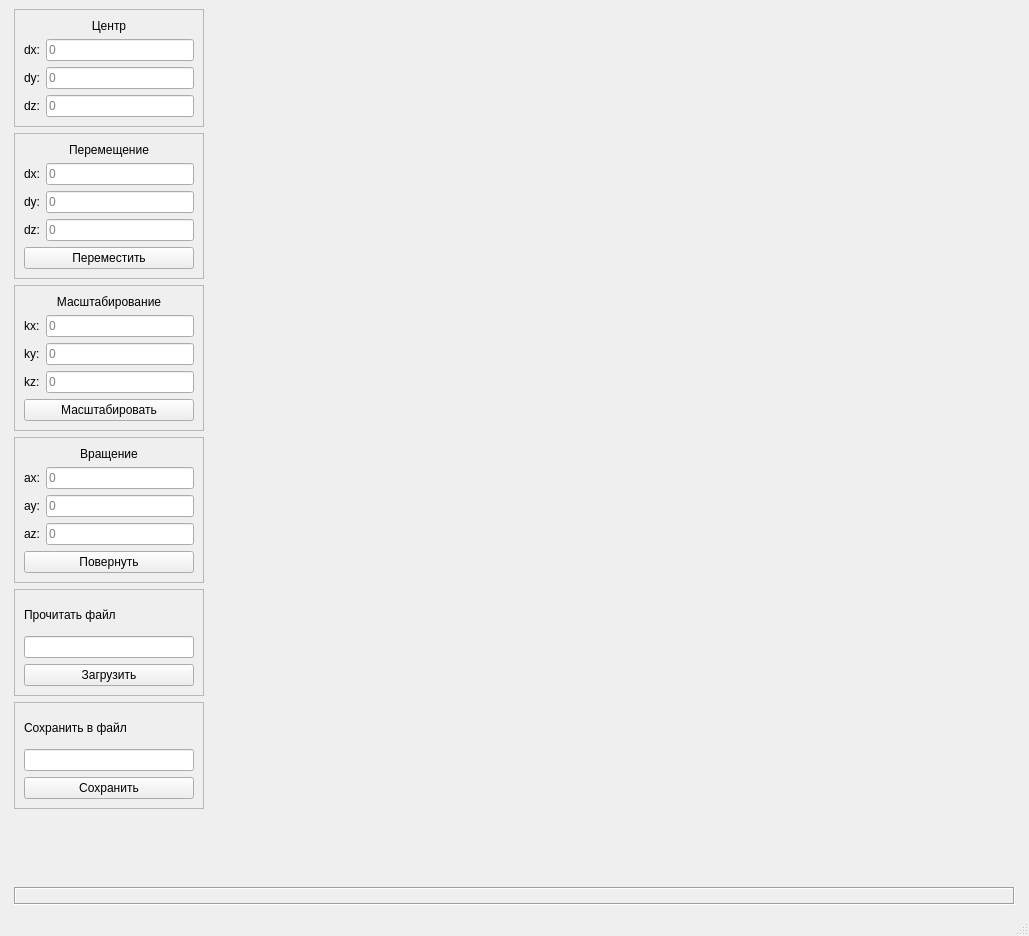
<?xml version="1.0" encoding="UTF-8"?>
<ui version="4.0">
 <class>MainWindow</class>
 <widget class="QMainWindow" name="MainWindow">
  <property name="geometry">
   <rect>
    <x>0</x>
    <y>0</y>
    <width>1029</width>
    <height>936</height>
   </rect>
  </property>
  <property name="sizePolicy">
   <sizepolicy hsizetype="Fixed" vsizetype="Preferred">
    <horstretch>0</horstretch>
    <verstretch>0</verstretch>
   </sizepolicy>
  </property>
  <property name="windowTitle">
   <string>MainWindow</string>
  </property>
  <widget class="QWidget" name="centralwidget">
   <layout class="QGridLayout" name="gridLayout_5">
    <item row="3" column="0">
     <widget class="QFrame" name="frame_4">
      <property name="sizePolicy">
       <sizepolicy hsizetype="Fixed" vsizetype="Preferred">
        <horstretch>0</horstretch>
        <verstretch>0</verstretch>
       </sizepolicy>
      </property>
      <property name="minimumSize">
       <size>
        <width>190</width>
        <height>0</height>
       </size>
      </property>
      <property name="frameShape">
       <enum>QFrame::StyledPanel</enum>
      </property>
      <property name="frameShadow">
       <enum>QFrame::Raised</enum>
      </property>
      <layout class="QGridLayout" name="gridLayout_4">
       <item row="3" column="0">
        <widget class="QLabel" name="rotate_y_label">
         <property name="maximumSize">
          <size>
           <width>20</width>
           <height>16777215</height>
          </size>
         </property>
         <property name="text">
          <string>ay:</string>
         </property>
        </widget>
       </item>
       <item row="2" column="1">
        <widget class="QLineEdit" name="rotate_x_lineEdit">
         <property name="maximumSize">
          <size>
           <width>150</width>
           <height>16777215</height>
          </size>
         </property>
         <property name="frame">
          <bool>true</bool>
         </property>
         <property name="placeholderText">
          <string>0</string>
         </property>
         <property name="cursorMoveStyle">
          <enum>Qt::LogicalMoveStyle</enum>
         </property>
         <property name="clearButtonEnabled">
          <bool>false</bool>
         </property>
        </widget>
       </item>
       <item row="4" column="0">
        <widget class="QLabel" name="rotate_z_label">
         <property name="maximumSize">
          <size>
           <width>20</width>
           <height>16777215</height>
          </size>
         </property>
         <property name="text">
          <string>az:</string>
         </property>
        </widget>
       </item>
       <item row="4" column="1">
        <widget class="QLineEdit" name="rotate_z_lineEdit">
         <property name="maximumSize">
          <size>
           <width>150</width>
           <height>16777215</height>
          </size>
         </property>
         <property name="placeholderText">
          <string>0</string>
         </property>
         <property name="cursorMoveStyle">
          <enum>Qt::LogicalMoveStyle</enum>
         </property>
         <property name="clearButtonEnabled">
          <bool>false</bool>
         </property>
        </widget>
       </item>
       <item row="2" column="0">
        <widget class="QLabel" name="rotate_x_label">
         <property name="maximumSize">
          <size>
           <width>20</width>
           <height>16777215</height>
          </size>
         </property>
         <property name="text">
          <string>ax:</string>
         </property>
        </widget>
       </item>
       <item row="3" column="1">
        <widget class="QLineEdit" name="rotate_y_lineEdit">
         <property name="maximumSize">
          <size>
           <width>150</width>
           <height>16777215</height>
          </size>
         </property>
         <property name="placeholderText">
          <string>0</string>
         </property>
         <property name="cursorMoveStyle">
          <enum>Qt::LogicalMoveStyle</enum>
         </property>
         <property name="clearButtonEnabled">
          <bool>false</bool>
         </property>
        </widget>
       </item>
       <item row="5" column="0" colspan="2">
        <widget class="QPushButton" name="rotate_pushButton">
         <property name="text">
          <string>Повернуть</string>
         </property>
         <property name="shortcut">
          <string>R</string>
         </property>
        </widget>
       </item>
       <item row="1" column="0" colspan="2">
        <widget class="QLabel" name="rotate_label">
         <property name="maximumSize">
          <size>
           <width>16777215</width>
           <height>16777215</height>
          </size>
         </property>
         <property name="text">
          <string>Вращение</string>
         </property>
         <property name="alignment">
          <set>Qt::AlignCenter</set>
         </property>
        </widget>
       </item>
      </layout>
     </widget>
    </item>
    <item row="4" column="0">
     <widget class="QFrame" name="frame_5">
      <property name="maximumSize">
       <size>
        <width>190</width>
        <height>16777215</height>
       </size>
      </property>
      <property name="frameShape">
       <enum>QFrame::StyledPanel</enum>
      </property>
      <property name="frameShadow">
       <enum>QFrame::Raised</enum>
      </property>
      <layout class="QGridLayout" name="gridLayout_6">
       <item row="2" column="0">
        <widget class="QPushButton" name="read_file_pushButton">
         <property name="text">
          <string>Загрузить</string>
         </property>
         <property name="shortcut">
          <string>L</string>
         </property>
        </widget>
       </item>
       <item row="0" column="0">
        <widget class="QLabel" name="read_label">
         <property name="text">
          <string>Прочитать файл</string>
         </property>
        </widget>
       </item>
       <item row="1" column="0">
        <widget class="QLineEdit" name="read_file_lineEdit">
         <property name="maximumSize">
          <size>
           <width>200</width>
           <height>16777215</height>
          </size>
         </property>
        </widget>
       </item>
      </layout>
     </widget>
    </item>
    <item row="0" column="0">
     <widget class="QFrame" name="frame">
      <property name="sizePolicy">
       <sizepolicy hsizetype="Fixed" vsizetype="Preferred">
        <horstretch>0</horstretch>
        <verstretch>0</verstretch>
       </sizepolicy>
      </property>
      <property name="minimumSize">
       <size>
        <width>190</width>
        <height>0</height>
       </size>
      </property>
      <property name="frameShape">
       <enum>QFrame::StyledPanel</enum>
      </property>
      <property name="frameShadow">
       <enum>QFrame::Raised</enum>
      </property>
      <layout class="QGridLayout" name="gridLayout_2">
       <item row="0" column="0" colspan="2">
        <widget class="QLabel" name="center_label">
         <property name="maximumSize">
          <size>
           <width>200</width>
           <height>16777215</height>
          </size>
         </property>
         <property name="text">
          <string>Центр</string>
         </property>
         <property name="alignment">
          <set>Qt::AlignCenter</set>
         </property>
        </widget>
       </item>
       <item row="1" column="0">
        <widget class="QLabel" name="center_x_label">
         <property name="maximumSize">
          <size>
           <width>20</width>
           <height>16777215</height>
          </size>
         </property>
         <property name="text">
          <string>dx:</string>
         </property>
        </widget>
       </item>
       <item row="1" column="1">
        <widget class="QLineEdit" name="center_x_lineEdit">
         <property name="maximumSize">
          <size>
           <width>150</width>
           <height>16777215</height>
          </size>
         </property>
         <property name="placeholderText">
          <string>0</string>
         </property>
         <property name="cursorMoveStyle">
          <enum>Qt::LogicalMoveStyle</enum>
         </property>
         <property name="clearButtonEnabled">
          <bool>false</bool>
         </property>
        </widget>
       </item>
       <item row="2" column="0">
        <widget class="QLabel" name="center_y_label">
         <property name="maximumSize">
          <size>
           <width>20</width>
           <height>16777215</height>
          </size>
         </property>
         <property name="text">
          <string>dy:</string>
         </property>
        </widget>
       </item>
       <item row="2" column="1">
        <widget class="QLineEdit" name="center_y_lineEdit">
         <property name="maximumSize">
          <size>
           <width>150</width>
           <height>16777215</height>
          </size>
         </property>
         <property name="placeholderText">
          <string>0</string>
         </property>
         <property name="cursorMoveStyle">
          <enum>Qt::LogicalMoveStyle</enum>
         </property>
         <property name="clearButtonEnabled">
          <bool>false</bool>
         </property>
        </widget>
       </item>
       <item row="3" column="0">
        <widget class="QLabel" name="center_z_label">
         <property name="maximumSize">
          <size>
           <width>20</width>
           <height>16777215</height>
          </size>
         </property>
         <property name="text">
          <string>dz:</string>
         </property>
        </widget>
       </item>
       <item row="3" column="1">
        <widget class="QLineEdit" name="center_z_lineEdit">
         <property name="sizePolicy">
          <sizepolicy hsizetype="Expanding" vsizetype="Fixed">
           <horstretch>0</horstretch>
           <verstretch>0</verstretch>
          </sizepolicy>
         </property>
         <property name="maximumSize">
          <size>
           <width>150</width>
           <height>16777215</height>
          </size>
         </property>
         <property name="placeholderText">
          <string>0</string>
         </property>
         <property name="cursorMoveStyle">
          <enum>Qt::LogicalMoveStyle</enum>
         </property>
         <property name="clearButtonEnabled">
          <bool>false</bool>
         </property>
        </widget>
       </item>
      </layout>
     </widget>
    </item>
    <item row="2" column="0">
     <widget class="QFrame" name="frame_3">
      <property name="sizePolicy">
       <sizepolicy hsizetype="Fixed" vsizetype="Preferred">
        <horstretch>0</horstretch>
        <verstretch>0</verstretch>
       </sizepolicy>
      </property>
      <property name="minimumSize">
       <size>
        <width>190</width>
        <height>0</height>
       </size>
      </property>
      <property name="frameShape">
       <enum>QFrame::StyledPanel</enum>
      </property>
      <property name="frameShadow">
       <enum>QFrame::Raised</enum>
      </property>
      <layout class="QGridLayout" name="gridLayout_3">
       <item row="0" column="0" colspan="2">
        <widget class="QLabel" name="scale_label">
         <property name="maximumSize">
          <size>
           <width>200</width>
           <height>16777215</height>
          </size>
         </property>
         <property name="text">
          <string>Масштабирование</string>
         </property>
         <property name="alignment">
          <set>Qt::AlignCenter</set>
         </property>
        </widget>
       </item>
       <item row="1" column="0">
        <widget class="QLabel" name="scale_x_label">
         <property name="maximumSize">
          <size>
           <width>20</width>
           <height>16777215</height>
          </size>
         </property>
         <property name="text">
          <string>kx:</string>
         </property>
        </widget>
       </item>
       <item row="1" column="1">
        <widget class="QLineEdit" name="scale_x_lineEdit">
         <property name="maximumSize">
          <size>
           <width>150</width>
           <height>16777215</height>
          </size>
         </property>
         <property name="placeholderText">
          <string>0</string>
         </property>
         <property name="cursorMoveStyle">
          <enum>Qt::LogicalMoveStyle</enum>
         </property>
         <property name="clearButtonEnabled">
          <bool>false</bool>
         </property>
        </widget>
       </item>
       <item row="2" column="0">
        <widget class="QLabel" name="scale_y_label">
         <property name="maximumSize">
          <size>
           <width>20</width>
           <height>16777215</height>
          </size>
         </property>
         <property name="text">
          <string>ky:</string>
         </property>
        </widget>
       </item>
       <item row="2" column="1">
        <widget class="QLineEdit" name="scale_y_lineEdit">
         <property name="maximumSize">
          <size>
           <width>150</width>
           <height>16777215</height>
          </size>
         </property>
         <property name="placeholderText">
          <string>0</string>
         </property>
         <property name="cursorMoveStyle">
          <enum>Qt::LogicalMoveStyle</enum>
         </property>
         <property name="clearButtonEnabled">
          <bool>false</bool>
         </property>
        </widget>
       </item>
       <item row="3" column="0">
        <widget class="QLabel" name="scale_z_label">
         <property name="maximumSize">
          <size>
           <width>20</width>
           <height>16777215</height>
          </size>
         </property>
         <property name="text">
          <string>kz:</string>
         </property>
        </widget>
       </item>
       <item row="3" column="1">
        <widget class="QLineEdit" name="scale_z_lineEdit">
         <property name="maximumSize">
          <size>
           <width>150</width>
           <height>16777215</height>
          </size>
         </property>
         <property name="placeholderText">
          <string>0</string>
         </property>
         <property name="cursorMoveStyle">
          <enum>Qt::LogicalMoveStyle</enum>
         </property>
         <property name="clearButtonEnabled">
          <bool>false</bool>
         </property>
        </widget>
       </item>
       <item row="4" column="0" colspan="2">
        <widget class="QPushButton" name="scale_pushButton">
         <property name="sizePolicy">
          <sizepolicy hsizetype="MinimumExpanding" vsizetype="Fixed">
           <horstretch>0</horstretch>
           <verstretch>0</verstretch>
          </sizepolicy>
         </property>
         <property name="text">
          <string>Масштабировать</string>
         </property>
         <property name="shortcut">
          <string>S</string>
         </property>
        </widget>
       </item>
      </layout>
     </widget>
    </item>
    <item row="6" column="0">
     <spacer name="verticalSpacer">
      <property name="orientation">
       <enum>Qt::Vertical</enum>
      </property>
      <property name="sizeHint" stdset="0">
       <size>
        <width>20</width>
        <height>40</height>
       </size>
      </property>
     </spacer>
    </item>
    <item row="5" column="0">
     <widget class="QFrame" name="frame_6">
      <property name="maximumSize">
       <size>
        <width>190</width>
        <height>16777215</height>
       </size>
      </property>
      <property name="frameShape">
       <enum>QFrame::StyledPanel</enum>
      </property>
      <property name="frameShadow">
       <enum>QFrame::Raised</enum>
      </property>
      <layout class="QVBoxLayout" name="verticalLayout">
       <item>
        <widget class="QLabel" name="save_label">
         <property name="maximumSize">
          <size>
           <width>200</width>
           <height>16777215</height>
          </size>
         </property>
         <property name="text">
          <string>Сохранить в файл</string>
         </property>
        </widget>
       </item>
       <item>
        <widget class="QLineEdit" name="save_file_lineEdit">
         <property name="maximumSize">
          <size>
           <width>200</width>
           <height>16777215</height>
          </size>
         </property>
        </widget>
       </item>
       <item>
        <widget class="QPushButton" name="save_file_pushButton">
         <property name="maximumSize">
          <size>
           <width>200</width>
           <height>16777215</height>
          </size>
         </property>
         <property name="text">
          <string>Сохранить</string>
         </property>
         <property name="shortcut">
          <string>L</string>
         </property>
        </widget>
       </item>
      </layout>
     </widget>
    </item>
    <item row="1" column="0">
     <widget class="QFrame" name="frame_2">
      <property name="sizePolicy">
       <sizepolicy hsizetype="Fixed" vsizetype="Preferred">
        <horstretch>0</horstretch>
        <verstretch>0</verstretch>
       </sizepolicy>
      </property>
      <property name="minimumSize">
       <size>
        <width>190</width>
        <height>0</height>
       </size>
      </property>
      <property name="frameShape">
       <enum>QFrame::StyledPanel</enum>
      </property>
      <property name="frameShadow">
       <enum>QFrame::Raised</enum>
      </property>
      <layout class="QGridLayout" name="gridLayout">
       <item row="3" column="0">
        <widget class="QLabel" name="move_y_label">
         <property name="maximumSize">
          <size>
           <width>20</width>
           <height>16777215</height>
          </size>
         </property>
         <property name="text">
          <string>dy:</string>
         </property>
        </widget>
       </item>
       <item row="4" column="1">
        <widget class="QLineEdit" name="move_z_lineEdit">
         <property name="sizePolicy">
          <sizepolicy hsizetype="Expanding" vsizetype="Fixed">
           <horstretch>0</horstretch>
           <verstretch>0</verstretch>
          </sizepolicy>
         </property>
         <property name="maximumSize">
          <size>
           <width>150</width>
           <height>16777215</height>
          </size>
         </property>
         <property name="placeholderText">
          <string>0</string>
         </property>
         <property name="cursorMoveStyle">
          <enum>Qt::LogicalMoveStyle</enum>
         </property>
         <property name="clearButtonEnabled">
          <bool>false</bool>
         </property>
        </widget>
       </item>
       <item row="3" column="1">
        <widget class="QLineEdit" name="move_y_lineEdit">
         <property name="maximumSize">
          <size>
           <width>150</width>
           <height>16777215</height>
          </size>
         </property>
         <property name="placeholderText">
          <string>0</string>
         </property>
         <property name="cursorMoveStyle">
          <enum>Qt::LogicalMoveStyle</enum>
         </property>
         <property name="clearButtonEnabled">
          <bool>false</bool>
         </property>
        </widget>
       </item>
       <item row="2" column="1">
        <widget class="QLineEdit" name="move_x_lineEdit">
         <property name="maximumSize">
          <size>
           <width>150</width>
           <height>16777215</height>
          </size>
         </property>
         <property name="placeholderText">
          <string>0</string>
         </property>
         <property name="cursorMoveStyle">
          <enum>Qt::LogicalMoveStyle</enum>
         </property>
         <property name="clearButtonEnabled">
          <bool>false</bool>
         </property>
        </widget>
       </item>
       <item row="2" column="0">
        <widget class="QLabel" name="move_x_label">
         <property name="maximumSize">
          <size>
           <width>20</width>
           <height>16777215</height>
          </size>
         </property>
         <property name="text">
          <string>dx:</string>
         </property>
        </widget>
       </item>
       <item row="4" column="0">
        <widget class="QLabel" name="move_z_label">
         <property name="maximumSize">
          <size>
           <width>20</width>
           <height>16777215</height>
          </size>
         </property>
         <property name="text">
          <string>dz:</string>
         </property>
        </widget>
       </item>
       <item row="5" column="0" colspan="2">
        <widget class="QPushButton" name="move_pushButton">
         <property name="text">
          <string>Переместить</string>
         </property>
         <property name="shortcut">
          <string>M</string>
         </property>
        </widget>
       </item>
       <item row="1" column="0" colspan="2">
        <widget class="QLabel" name="move_label">
         <property name="maximumSize">
          <size>
           <width>200</width>
           <height>16777215</height>
          </size>
         </property>
         <property name="text">
          <string>Перемещение</string>
         </property>
         <property name="alignment">
          <set>Qt::AlignCenter</set>
         </property>
        </widget>
       </item>
      </layout>
     </widget>
    </item>
    <item row="7" column="0" colspan="2">
     <widget class="QLabel" name="rc_label">
      <property name="frameShape">
       <enum>QFrame::Box</enum>
      </property>
      <property name="frameShadow">
       <enum>QFrame::Sunken</enum>
      </property>
      <property name="text">
       <string/>
      </property>
     </widget>
    </item>
    <item row="0" column="1" rowspan="6">
     <widget class="PainterWidget" name="widget" native="true">
      <property name="minimumSize">
       <size>
        <width>800</width>
        <height>800</height>
       </size>
      </property>
      <property name="maximumSize">
       <size>
        <width>800</width>
        <height>800</height>
       </size>
      </property>
     </widget>
    </item>
   </layout>
  </widget>
  <widget class="QMenuBar" name="menubar">
   <property name="geometry">
    <rect>
     <x>0</x>
     <y>0</y>
     <width>1029</width>
     <height>22</height>
    </rect>
   </property>
  </widget>
  <widget class="QStatusBar" name="statusbar"/>
 </widget>
 <customwidgets>
  <customwidget>
   <class>PainterWidget</class>
   <extends>QWidget</extends>
   <header>painterwidget.h</header>
   <container>1</container>
  </customwidget>
 </customwidgets>
 <resources/>
 <connections/>
</ui>
